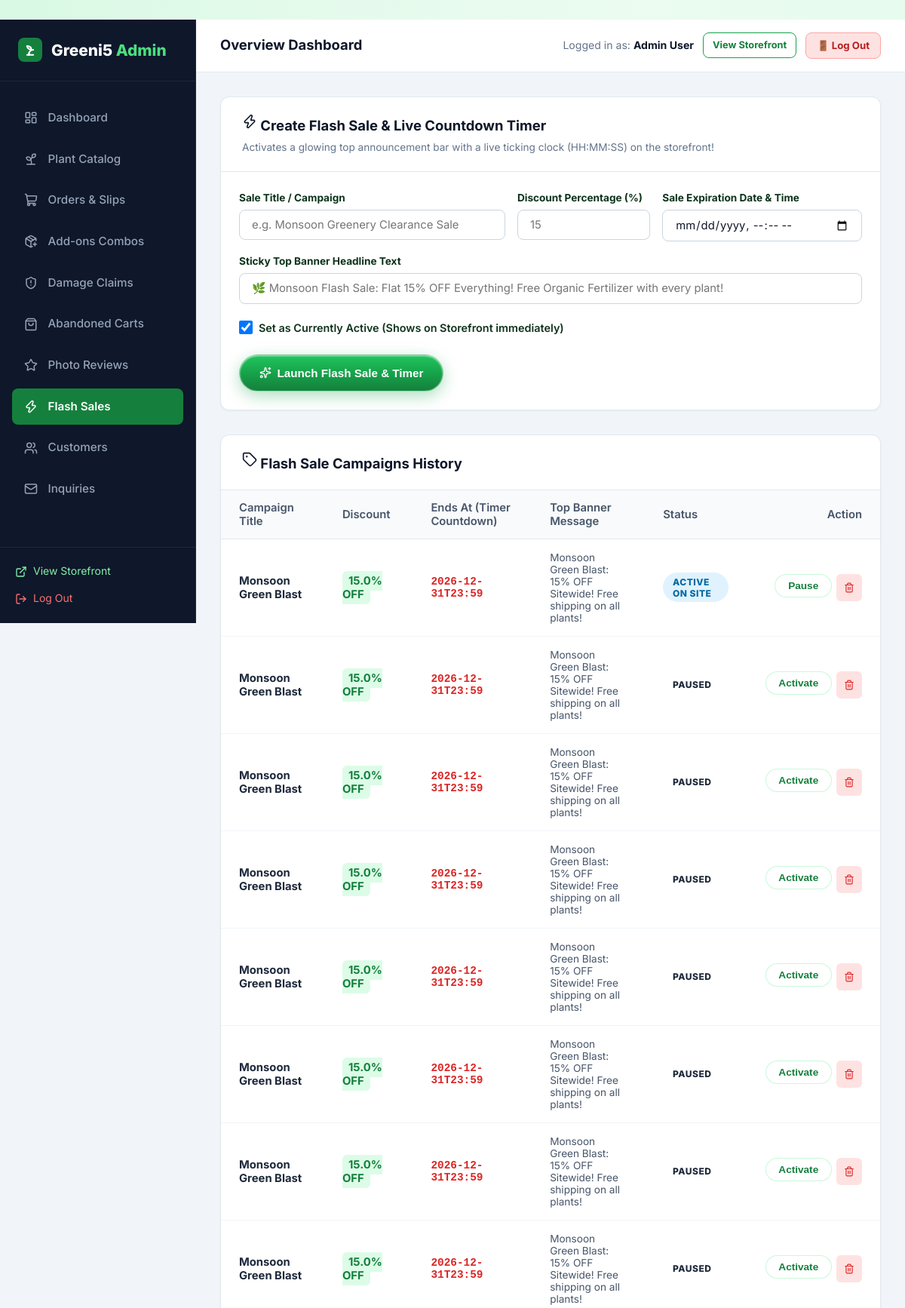
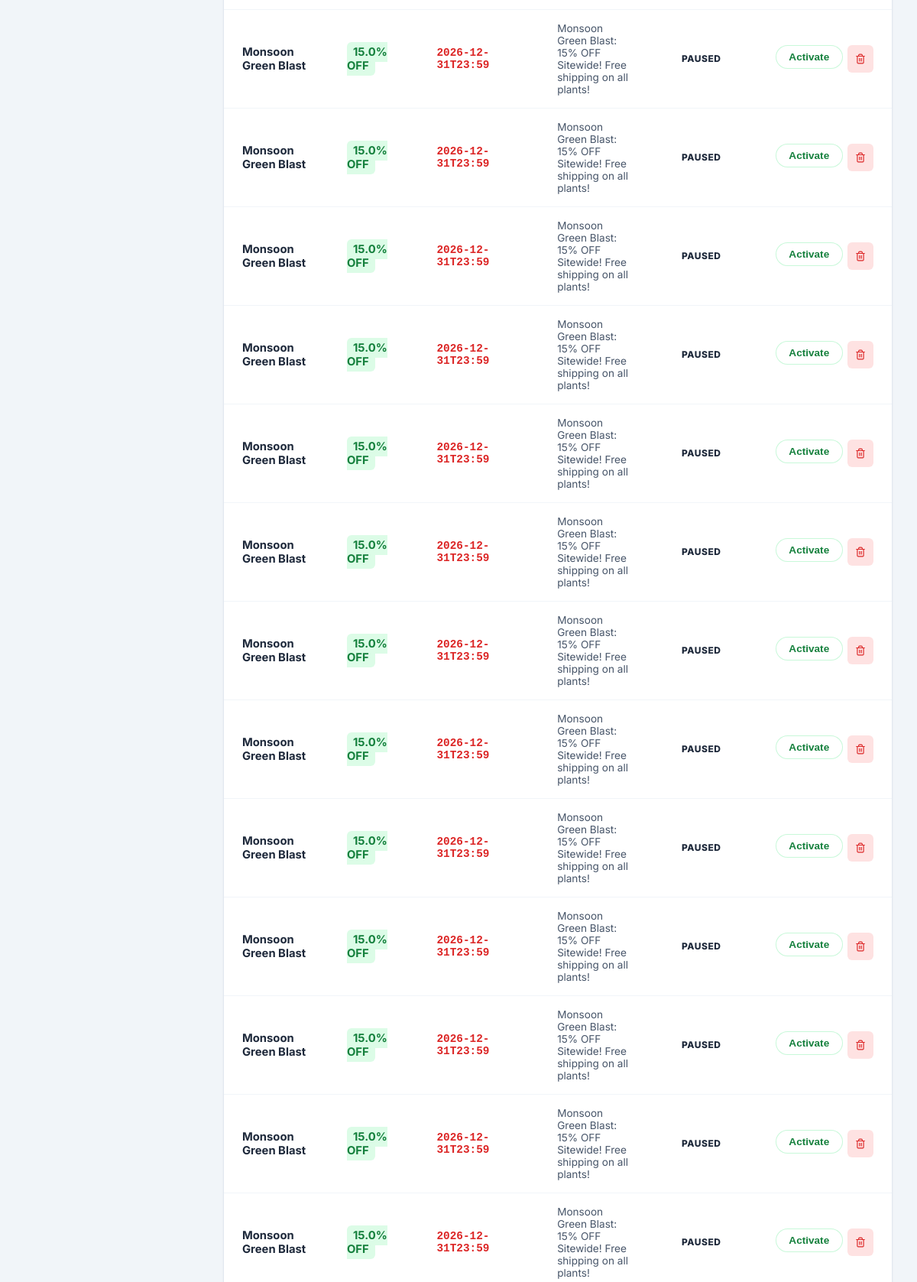
Page /admin/promotions (signed in, upper part) on the committed database (2 pictures, top to bottom).
### tables this page shows
CREATE TABLE users (
    id INTEGER PRIMARY KEY AUTOINCREMENT,
    name TEXT NOT NULL,
    email TEXT UNIQUE NOT NULL,
    password_hash TEXT NOT NULL,
    role TEXT NOT NULL DEFAULT 'customer',
    phone TEXT,
    created_at TIMESTAMP DEFAULT CURRENT_TIMESTAMP
);

CREATE TABLE flash_sales (
        id INTEGER PRIMARY KEY AUTOINCREMENT,
        title TEXT NOT NULL,
        discount_pct REAL NOT NULL,
        starts_at TIMESTAMP,
        ends_at TIMESTAMP NOT NULL,
        banner_text TEXT,
        is_active INTEGER DEFAULT 1,
        created_at TIMESTAMP DEFAULT CURRENT_TIMESTAMP
    );

### app.py (the view, shortened to what this page needs)
@app.route('/admin/promotions', methods=['GET', 'POST'])
@admin_required
def admin_promotions():
    sales = query_db('SELECT * FROM flash_sales ORDER BY id DESC')
    return render_template('admin/promotions.html', sales=sales)

### app.py (called while the page is built)
@app.after_request
def add_cache_control_headers(response):
    if response.content_type and 'text/html' in response.content_type:
        response.headers['Cache-Control'] = 'no-cache, no-store, must-revalidate, max-age=0'
        response.headers['Pragma'] = 'no-cache'
        response.headers['Expires'] = '0'
    return response

def admin_required(f):
    @wraps(f)
    def decorated_function(*args, **kwargs):
        if 'user_id' not in session:
            flash('Admin authentication required.', 'warning')
            return redirect(url_for('login', next=request.full_path.rstrip('?')))
        user = query_db('SELECT role FROM users WHERE id = ?', (session['user_id'],), one=True)
        if not user or user['role'] != 'admin':
            flash('Access denied. Administrator privileges required.', 'danger')
            return redirect(url_for('index'))
        return f(*args, **kwargs)
    return decorated_function

### database.py (called while the page is built)
def get_db():
    db = getattr(g, '_database', None)
    if db is None:
        db = g._database = sqlite3.connect(DATABASE)
        db.row_factory = sqlite3.Row
        db.execute('PRAGMA foreign_keys = ON;')
    return db

def query_db(query, args=(), one=False):
    cur = get_db().execute(query, args)
    rv = cur.fetchall()
    cur.close()
    return (rv[0] if rv else None) if one else rv

### templates/admin/promotions.html (shortened to what this page needs)
﻿{% extends "admin/base_admin.html" %}
{% block admin_content %}
<div class="admin-card" style="margin-bottom: 2rem;">
  <div class="admin-card-header">
    <div>
      <h3 class="admin-card-title"><i data-lucide="zap" style="width: 20px;"></i> Create Flash Sale & Live Countdown Timer</h3>
      <p style="font-size: 0.85rem; color: #64748b; margin-top: 4px;">Activates a glowing top announcement bar with a live ticking clock (HH:MM:SS) on the storefront!</p>
    </div>
  </div>
  <form action="{{ url_for('admin_promotions') }}" method="POST" style="padding: 1.5rem;">
    <div style="display: grid; grid-template-columns: 2fr 1fr 1.5fr; gap: 1rem; margin-bottom: 1rem;">
      <div>
        <label style="display: block; font-size: 0.85rem; font-weight: 700; margin-bottom: 4px;">Sale Title / Campaign</label>
        <input type="text" name="title" class="form-control" placeholder="e.g. Monsoon Greenery Clearance Sale" required>
      </div>
      <div>
        <label style="display: block; font-size: 0.85rem; font-weight: 700; margin-bottom: 4px;">Discount Percentage (%)</label>
        <input type="number" step="0.5" name="discount_pct" class="form-control" placeholder="15" required>
      </div>
      <div>
        <label style="display: block; font-size: 0.85rem; font-weight: 700; margin-bottom: 4px;">Sale Expiration Date & Time</label>
        <input type="datetime-local" name="ends_at" class="form-control" required>
      </div>
    </div>
    <div style="margin-bottom: 1.25rem;">
      <label style="display: block; font-size: 0.85rem; font-weight: 700; margin-bottom: 4px;">Sticky Top Banner Headline Text</label>
      <input type="text" name="banner_text" class="form-control" placeholder="🌿 Monsoon Flash Sale: Flat 15% OFF Everything! Free Organic Fertilizer with every plant!" required>
    </div>
    <div style="margin-bottom: 1.5rem;">
      <label style="display: flex; align-items: center; gap: 8px; font-size: 0.9rem; font-weight: 600; cursor: pointer;">
        <input type="checkbox" name="is_active" value="1" checked style="width: 18px; height: 18px;">
        <span>Set as Currently Active (Shows on Storefront immediately)</span>
      </label>
    </div>
    <button type="submit" class="btn btn-primary">
      <i data-lucide="sparkles" style="width: 16px;"></i> Launch Flash Sale & Timer
    </button>
  </form>
</div>
<div class="admin-card">
  <div class="admin-card-header">
    <h3 class="admin-card-title"><i data-lucide="tag" style="width: 20px;"></i> Flash Sale Campaigns History</h3>
  </div>
  <div class="table-responsive">
    <table class="admin-table">
      <thead>
        <tr>
          <th>Campaign Title</th>
          <th>Discount</th>
          <th>Ends At (Timer Countdown)</th>
          <th>Top Banner Message</th>
          <th>Status</th>
          <th style="text-align: right;">Action</th>
        </tr>
      </thead>
      <tbody>
        {% for sale in sales %}
        <tr>
          <td><strong>{{ sale.title }}</strong></td>
          <td><span style="background: #dcfce7; color: #15803d; padding: 4px 8px; border-radius: 6px; font-weight: 700;">{{ sale.discount_pct }}% OFF</span></td>
          <td>
            <div style="font-family: monospace; font-size: 0.9rem; font-weight: 700; color: #dc2626;">
              {{ sale.ends_at }}
            </div>
          </td>
          <td style="font-size: 0.85rem; color: #475569; max-width: 300px;">{{ sale.banner_text }}</td>
          <td>
            {% if sale.is_active %}
              <span class="badge badge-accepted">Active on Site</span>
            {% else %}
              <span class="badge badge-secondary">Paused</span>
            {% endif %}
          </td>
          <td style="text-align: right;">
            <div style="display: inline-flex; gap: 6px;">
              <form action="{{ url_for('admin_promotion_toggle', sale_id=sale.id) }}" method="POST" style="display:inline;">
                <button type="submit" class="btn btn-secondary btn-sm">
                  {% if sale.is_active %}Pause{% else %}Activate{% endif %}
                </button>
              </form>
              <form action="{{ url_for('admin_promotion_delete', sale_id=sale.id) }}" method="POST" style="display:inline;" onsubmit="return confirm('Delete this sale?');">
                <button type="submit" class="btn btn-sm" style="background: #fee2e2; color: #dc2626; border: none; padding: 6px 10px; border-radius: 6px; cursor: pointer;">
                  <i data-lucide="trash-2" style="width: 14px;"></i>
                </button>
              </form>
            </div>
          </td>
        </tr>
        {% else %}
        <tr>
          <td colspan="6" style="text-align: center; padding: 2rem; color: #64748b;">
            No flash sales configured yet. Launch one above!
          </td>
        </tr>
        {% endfor %}
      </tbody>
    </table>
  </div>
</div>
{% endblock %}

### templates/admin/base_admin.html (shortened to what this page needs)
<!DOCTYPE html>
<html lang="en">
<head>
  <link rel="stylesheet" href="{{ url_for('static', filename='css/style.css') }}?v={{ asset_version }}">
  <link rel="stylesheet" href="{{ url_for('static', filename='css/admin.css') }}?v={{ asset_version }}">
</head>
<body>
<div class="admin-layout">
  <aside class="admin-sidebar">
    <div class="admin-brand">
      <div class="leaf-icon" style="width: 32px; height: 32px; background: #15803d; border-radius: 8px; display: flex; align-items: center; justify-content: center; color: white;">
        <svg width="20" height="20" viewBox="0 0 24 24" fill="none" stroke="#ffffff" stroke-width="2.4" stroke-linecap="round" stroke-linejoin="round">
          <path d="M7 20h10"/>
          <path d="M10 20c0-4.4 2-8 7-8"/>
          <path d="M14 12c-3.5 0-6.5-2.5-7-6 4 0 7 2 7 6Z" fill="rgba(255,255,255,0.25)"/>
          <path d="M10 20v-3"/>
        </svg>
      </div>
      <div>Greeni5 <span>Admin</span></div>
    </div>
    <ul class="admin-nav">
      <li>
        <a href="{{ url_for('admin_dashboard') }}" class="{{ 'active' if request.endpoint == 'admin_dashboard' else '' }}">
          <i data-lucide="layout-dashboard" style="width: 18px;"></i> Dashboard
        </a>
      </li>
      <li>
        <a href="{{ url_for('admin_plants') }}" class="{{ 'active' if request.endpoint in ['admin_plants', 'admin_plant_add', 'admin_plant_edit'] else '' }}">
          <i data-lucide="sprout" style="width: 18px;"></i> Plant Catalog
        </a>
      </li>
      <li>
        <a href="{{ url_for('admin_orders') }}" class="{{ 'active' if request.endpoint == 'admin_orders' else '' }}">
          <i data-lucide="shopping-cart" style="width: 18px;"></i> Orders & Slips
        </a>
      </li>
      <li>
        <a href="{{ url_for('admin_addons') }}" class="{{ 'active' if request.endpoint == 'admin_addons' else '' }}">
          <i data-lucide="package-plus" style="width: 18px;"></i> Add-ons Combos
        </a>
      </li>
      <li>
        <a href="{{ url_for('admin_replacements') }}" class="{{ 'active' if request.endpoint == 'admin_replacements' else '' }}">
          <i data-lucide="shield-alert" style="width: 18px;"></i> Damage Claims
        </a>
      </li>
      <li>
        <a href="{{ url_for('admin_abandoned_carts') }}" class="{{ 'active' if request.endpoint == 'admin_abandoned_carts' else '' }}">
          <i data-lucide="shopping-bag" style="width: 18px;"></i> Abandoned Carts
        </a>
      </li>
      <li>
        <a href="{{ url_for('admin_reviews') }}" class="{{ 'active' if request.endpoint == 'admin_reviews' else '' }}">
          <i data-lucide="star" style="width: 18px;"></i> Photo Reviews
        </a>
      </li>
      <li>
        <a href="{{ url_for('admin_promotions') }}" class="{{ 'active' if request.endpoint == 'admin_promotions' else '' }}">
          <i data-lucide="zap" style="width: 18px;"></i> Flash Sales
        </a>
      </li>
      <li>
        <a href="{{ url_for('admin_customers') }}" class="{{ 'active' if request.endpoint == 'admin_customers' else '' }}">
          <i data-lucide="users" style="width: 18px;"></i> Customers
        </a>
      </li>
      <li>
        <a href="{{ url_for('admin_messages') }}" class="{{ 'active' if request.endpoint == 'admin_messages' else '' }}">
          <i data-lucide="mail" style="width: 18px;"></i> Inquiries
        </a>
      </li>
    </ul>
    <div class="admin-sidebar-footer">
      <a href="{{ url_for('index') }}" style="display: flex; align-items: center; gap: 0.5rem; color: #86efac; font-size: 0.875rem; margin-bottom: 0.75rem;">
        <i data-lucide="external-link" style="width: 16px;"></i> View Storefront
      </a>
      <a href="{{ url_for('logout') }}" style="display: flex; align-items: center; gap: 0.5rem; color: #f87171; font-size: 0.875rem;">
        <i data-lucide="log-out" style="width: 16px;"></i> Log Out
      </a>
    </div>
  </aside>
  <div class="admin-main">
    <header class="admin-topbar">
      <div style="font-weight: 700; font-size: 1.15rem; color: #0f172a;">
        {% block page_title %}Overview Dashboard{% endblock %}
      </div>
      <div style="display: flex; align-items: center; gap: 0.75rem;">
        <span style="font-size: 0.88rem; color: #64748b;">Logged in as: <strong style="color: #0f172a;">{{ current_user.name }}</strong></span>
        <a href="{{ url_for('index') }}" class="btn btn-outline btn-sm" style="font-size: 0.8rem; padding: 6px 12px; border-radius: 8px;">
          View Storefront
        </a>
        <a href="{{ url_for('logout') }}" class="btn btn-sm" style="background: #fee2e2; color: #b91c1c; border: 1.5px solid #fca5a5; font-size: 0.825rem; padding: 6px 14px; border-radius: 8px; font-weight: 700; text-decoration: none;">
          🚪 Log Out
        </a>
      </div>
    </header>
    <main class="admin-content">
      {% block admin_content %}{% endblock %}
    </main>
  </div>
</div>
</body>
</html>

### static/css/style.css (style rules this page uses)
:root { --primary: #16a34a; --primary-hover: #15803d; --primary-glow: rgba(34, 197, 94, 0.4); --primary-light: rgba(220, 252, 231, 0.7); --primary-border: rgba(187, 247, 208, 0.8); --accent: #f59e0b; --text-main: #0e331c; --text-muted: #3d5e49; --text-light: #73947f; --glass-bg: rgba(255, 255, 255, 0.75); --glass-bg-hover: rgba(255, 255, 255, 0.9); --glass-bg-subtle: rgba(240, 253, 244, 0.65); --glass-border: rgba(255, 255, 255, 0.85); --glass-border-green: rgba(134, 239, 172, 0.5); --glass-shadow: 0 10px 30px 0 rgba(22, 101, 52, 0.07), inset 0 1px 1px 0 rgba(255, 255, 255, 0.9); --glass-shadow-hover: 0 18px 40px 0 rgba(22, 163, 74, 0.16), inset 0 1px 2px 0 rgba(255, 255, 255, 1); --glass-blur: blur(16px); --radius-sm: 10px; --radius: 16px; --radius-lg: 24px; --radius-full: 9999px; --transition: all 0.3s cubic-bezier(0.16, 1, 0.3, 1); }
*, *::before, *::after { box-sizing: border-box; margin: 0; padding: 0; }
body { font-family: 'Inter', system-ui, -apple-system, BlinkMacSystemFont, "Segoe UI", Roboto, sans-serif; background-color: #f1fbf4; background-image: radial-gradient(at 0% 0%, rgba(187, 247, 208, 0.45) 0px, transparent 50%), radial-gradient(at 100% 0%, rgba(220, 252, 231, 0.5) 0px, transparent 50%), radial-gradient(at 50% 50%, rgba(240, 253, 244, 0.6) 0px, transparent 60%), radial-gradient(at 100% 100%, rgba(187, 247, 208, 0.4) 0px, transparent 50%); background-attachment: fixed; color: var(--text-main); line-height: 1.6; min-height: 100vh; display: flex; flex-direction: column; }
a { color: inherit; text-decoration: none; transition: var(--transition); }
.btn { display: inline-flex; align-items: center; justify-content: center; gap: 0.5rem; padding: 0.72rem 1.6rem; border-radius: var(--radius-full); font-weight: 700; font-size: 0.95rem; border: 1px solid transparent; cursor: pointer; position: relative; overflow: hidden; transition: var(--transition); }
.btn-primary { background: linear-gradient(180deg, #22c55e 0%, #16a34a 50%, #15803d 100%); color: #ffffff; border: 1px solid rgba(255, 255, 255, 0.45); box-shadow: 0 6px 20px rgba(22, 163, 74, 0.35), inset 0 1px 2px rgba(255, 255, 255, 0.7); position: relative; overflow: hidden; }
.btn-primary::after { content: ''; position: absolute; top: -50%; left: -75%; width: 50%; height: 200%; background: linear-gradient( 60deg, rgba(255, 255, 255, 0) 20%, rgba(255, 255, 255, 0.4) 50%, rgba(255, 255, 255, 0) 80% ); transform: rotate(25deg); transition: all 0.65s ease; pointer-events: none; }
.btn-outline { background: rgba(255, 255, 255, 0.7); backdrop-filter: blur(8px); border: 1.5px solid var(--primary); color: #15803d; box-shadow: var(--shadow-sm); }
.btn-secondary { background: rgba(255, 255, 255, 0.85); backdrop-filter: blur(8px); color: #15803d; border: 1.5px solid var(--primary-border); box-shadow: var(--shadow-sm); }
.btn-sm { padding: 0.45rem 1.05rem; font-size: 0.85rem; }
.form-control, input[type="text"], input[type="email"], input[type="password"], input[type="tel"], input[type="number"], input[type="datetime-local"], select.form-control, textarea.form-control { width: 100%; padding: 0.65rem 1rem; font-family: inherit; font-size: 0.925rem; color: #0f172a; background: #ffffff; border: 1.5px solid #cbd5e1; border-radius: 8px; transition: border-color 0.2s ease, box-shadow 0.2s ease; }
.badge { display: inline-flex; align-items: center; gap: 0.25rem; padding: 0.3rem 0.8rem; border-radius: var(--radius-full); font-size: 0.75rem; font-weight: 800; text-transform: uppercase; letter-spacing: 0.5px; backdrop-filter: blur(8px); }
.badge-accepted { background: #e0f2fe; color: #0369a1; }

### rows in the picture
users: name "Admin User"
flash_sales: title "Monsoon Green Blast", discount_pct "15.0", ends_at "2026-12-31T23:59", banner_text "Monsoon Green Blast: 15% OFF Sitewide! Free shipping on all plants!", is_active "ACTIVE ON SITE"
flash_sales: title "Monsoon Green Blast", discount_pct "15.0", ends_at "2026-12-31T23:59", banner_text "Monsoon Green Blast: 15% OFF Sitewide! Free shipping on all plants!", is_active "PAUSED"
flash_sales: title "Monsoon Green Blast", discount_pct "15.0", ends_at "2026-12-31T23:59", banner_text "Monsoon Green Blast: 15% OFF Sitewide! Free shipping on all plants!", is_active "PAUSED"
flash_sales: title "Monsoon Green Blast", discount_pct "15.0", ends_at "2026-12-31T23:59", banner_text "Monsoon Green Blast: 15% OFF Sitewide! Free shipping on all plants!", is_active "PAUSED"
flash_sales: title "Monsoon Green Blast", discount_pct "15.0", ends_at "2026-12-31T23:59", banner_text "Monsoon Green Blast: 15% OFF Sitewide! Free shipping on all plants!", is_active "PAUSED"
flash_sales: title "Monsoon Green Blast", discount_pct "15.0", ends_at "2026-12-31T23:59", banner_text "Monsoon Green Blast: 15% OFF Sitewide! Free shipping on all plants!", is_active "PAUSED"
flash_sales: title "Monsoon Green Blast", discount_pct "15.0", ends_at "2026-12-31T23:59", banner_text "Monsoon Green Blast: 15% OFF Sitewide! Free shipping on all plants!", is_active "PAUSED"
flash_sales: title "Monsoon Green Blast", discount_pct "15.0", ends_at "2026-12-31T23:59", banner_text "Monsoon Green Blast: 15% OFF Sitewide! Free shipping on all plants!", is_active "PAUSED"
flash_sales: title "Monsoon Green Blast", discount_pct "15.0", ends_at "2026-12-31T23:59", banner_text "Monsoon Green Blast: 15% OFF Sitewide! Free shipping on all plants!", is_active "PAUSED"
flash_sales: title "Monsoon Green Blast", discount_pct "15.0", ends_at "2026-12-31T23:59", banner_text "Monsoon Green Blast: 15% OFF Sitewide! Free shipping on all plants!", is_active "PAUSED"
flash_sales: title "Monsoon Green Blast", discount_pct "15.0", ends_at "2026-12-31T23:59", banner_text "Monsoon Green Blast: 15% OFF Sitewide! Free shipping on all plants!", is_active "PAUSED"
flash_sales: title "Monsoon Green Blast", discount_pct "15.0", ends_at "2026-12-31T23:59", banner_text "Monsoon Green Blast: 15% OFF Sitewide! Free shipping on all plants!", is_active "PAUSED"
flash_sales: title "Monsoon Green Blast", discount_pct "15.0", ends_at "2026-12-31T23:59", banner_text "Monsoon Green Blast: 15% OFF Sitewide! Free shipping on all plants!", is_active "PAUSED"
flash_sales: title "Monsoon Green Blast", discount_pct "15.0", ends_at "2026-12-31T23:59", banner_text "Monsoon Green Blast: 15% OFF Sitewide! Free shipping on all plants!", is_active "PAUSED"
flash_sales: title "Monsoon Green Blast", discount_pct "15.0", ends_at "2026-12-31T23:59", banner_text "Monsoon Green Blast: 15% OFF Sitewide! Free shipping on all plants!", is_active "PAUSED"
flash_sales: title "Monsoon Green Blast", discount_pct "15.0", ends_at "2026-12-31T23:59", banner_text "Monsoon Green Blast: 15% OFF Sitewide! Free shipping on all plants!", is_active "PAUSED"
flash_sales: title "Monsoon Green Blast", discount_pct "15.0", ends_at "2026-12-31T23:59", banner_text "Monsoon Green Blast: 15% OFF Sitewide! Free shipping on all plants!", is_active "PAUSED"
flash_sales: title "Monsoon Green Blast", discount_pct "15.0", ends_at "2026-12-31T23:59", banner_text "Monsoon Green Blast: 15% OFF Sitewide! Free shipping on all plants!", is_active "PAUSED"
flash_sales: title "Monsoon Green Blast", discount_pct "15.0", ends_at "2026-12-31T23:59", banner_text "Monsoon Green Blast: 15% OFF Sitewide! Free shipping on all plants!", is_active "PAUSED"
flash_sales: title "Monsoon Green Blast", discount_pct "15.0", ends_at "2026-12-31T23:59", banner_text "Monsoon Green Blast: 15% OFF Sitewide! Free shipping on all plants!", is_active "PAUSED"
flash_sales: title "Monsoon Green Blast", discount_pct "15.0", ends_at "2026-12-31T23:59", banner_text "Monsoon Green Blast: 15% OFF Sitewide! Free shipping on all plants!", is_active "PAUSED"
